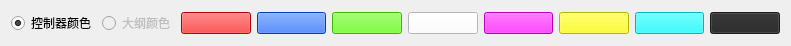
      <widget class="QWidget" name="layoutWidget">
       <property name="geometry">
        <rect>
         <x>9</x>
         <y>180</y>
         <width>791</width>
         <height>30</height>
        </rect>
       </property>
       <layout class="QHBoxLayout" name="horizontalLayout_17">
        <item>
         <widget class="QRadioButton" name="radioButton_5">
          <property name="maximumSize">
           <size>
            <width>120</width>
            <height>25</height>
           </size>
          </property>
          <property name="text">
           <string>控制器颜色</string>
          </property>
          <property name="checked">
           <bool>true</bool>
          </property>
         </widget>
        </item>
        <item>
         <widget class="QRadioButton" name="radioButton_6">
          <property name="enabled">
           <bool>false</bool>
          </property>
          <property name="text">
           <string>大纲颜色</string>
          </property>
         </widget>
        </item>
        <item>
         <widget class="QPushButton" name="RedBtn">
          <property name="enabled">
           <bool>true</bool>
          </property>
          <property name="styleSheet">
           <string notr="true">background-color: rgb(255, 0, 0);</string>
          </property>
          <property name="text">
           <string/>
          </property>
         </widget>
        </item>
        <item>
         <widget class="QPushButton" name="BlueBtn">
          <property name="enabled">
           <bool>true</bool>
          </property>
          <property name="styleSheet">
           <string notr="true">background-color: rgb(0, 85, 255);</string>
          </property>
          <property name="text">
           <string/>
          </property>
         </widget>
        </item>
        <item>
         <widget class="QPushButton" name="GreenBtn">
          <property name="enabled">
           <bool>true</bool>
          </property>
          <property name="styleSheet">
           <string notr="true">background-color: rgb(85, 255, 0);</string>
          </property>
          <property name="text">
           <string/>
          </property>
         </widget>
        </item>
        <item>
         <widget class="QPushButton" name="WhiteBtn">
          <property name="enabled">
           <bool>true</bool>
          </property>
          <property name="styleSheet">
           <string notr="true">background-color: rgb(255, 255, 255);</string>
          </property>
          <property name="text">
           <string/>
          </property>
         </widget>
        </item>
        <item>
         <widget class="QPushButton" name="PurpleBtn">
          <property name="enabled">
           <bool>true</bool>
          </property>
          <property name="styleSheet">
           <string notr="true">background-color: rgb(255, 0, 255);</string>
          </property>
          <property name="text">
           <string/>
          </property>
         </widget>
        </item>
        <item>
         <widget class="QPushButton" name="YellowBtn">
          <property name="enabled">
           <bool>true</bool>
          </property>
          <property name="styleSheet">
           <string notr="true">background-color: rgb(255, 255, 0);</string>
          </property>
          <property name="text">
           <string/>
          </property>
         </widget>
        </item>
        <item>
         <widget class="QPushButton" name="LightBlueBtn">
          <property name="enabled">
           <bool>true</bool>
          </property>
          <property name="styleSheet">
           <string notr="true">background-color: rgb(0, 255, 255);</string>
          </property>
          <property name="text">
           <string/>
          </property>
         </widget>
        </item>
        <item>
         <widget class="QPushButton" name="GreyBtn">
          <property name="enabled">
           <bool>true</bool>
          </property>
          <property name="styleSheet">
           <string notr="true">background-color: rgb(39, 39, 39)</string>
          </property>
          <property name="text">
           <string/>
          </property>
         </widget>
        </item>
       </layout>
      </widget>
